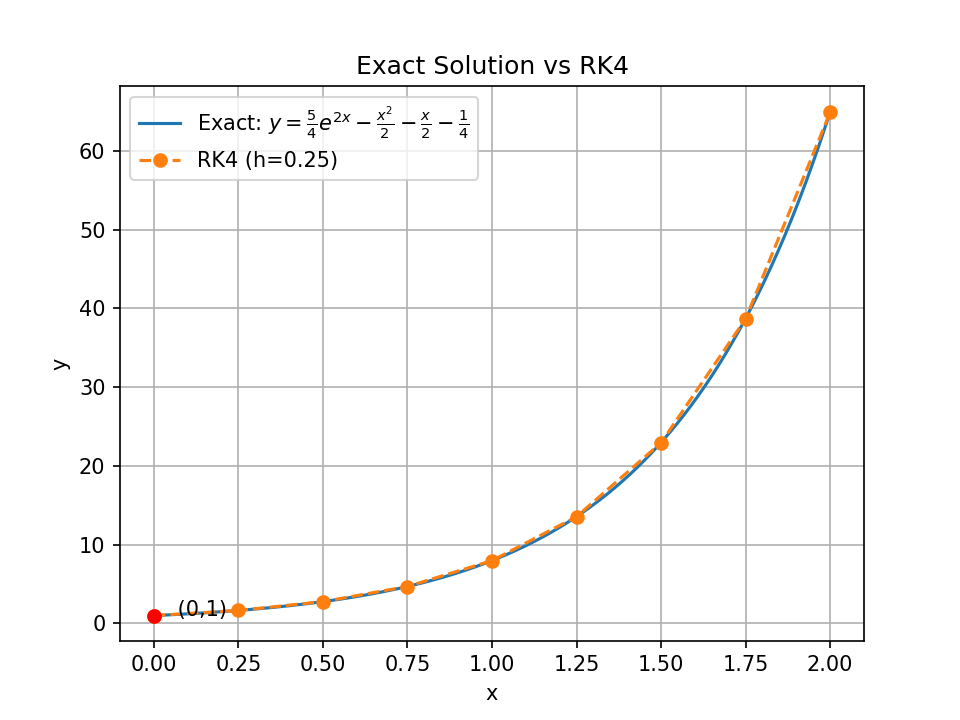

Write the Python code that produced this figure.
import numpy as np
import matplotlib.pyplot as plt

def f(x, y):
    return x**2 + 2*y

def rk4(f, x0, y0, xf, h):
    xs, ys = [x0], [y0]
    x, y = x0, y0
    while x < xf - 1e-10:
        k1 = f(x, y)
        k2 = f(x + h/2, y + h/2 * k1)
        k3 = f(x + h/2, y + h/2 * k2)
        k4 = f(x + h, y + h * k3)
        y = y + h/6*(k1 + 2*k2 + 2*k3 + k4)
        x = x + h
        xs.append(x); ys.append(y)
    return np.array(xs), np.array(ys)
x0, y0, xf, h = 0.0, 1.0, 2.0, 0.25
xs, ys_rk4 = rk4(f, x0, y0, xf, h)

x_plot = np.linspace(0, 2, 500)
C = 5/4
y_plot = C*np.exp(2*x_plot) - x_plot**2/2 - x_plot/2 - 1/4

plt.figure()
plt.plot(x_plot, y_plot,
    label=r'Exact: $y=\frac{5}{4}e^{2x}-\frac{x^2}{2}-\frac{x}{2}-\frac{1}{4}$')
plt.plot(xs, ys_rk4, 'o--', label='RK4 (h=0.25)')
plt.scatter([0], [1], color='red', zorder=5)
plt.text(0.05, 1, ' (0,1)')
plt.title('Exact Solution vs RK4')
plt.xlabel('x'); plt.ylabel('y')
plt.legend(); plt.grid()
plt.savefig('plot2.png', dpi=150)
